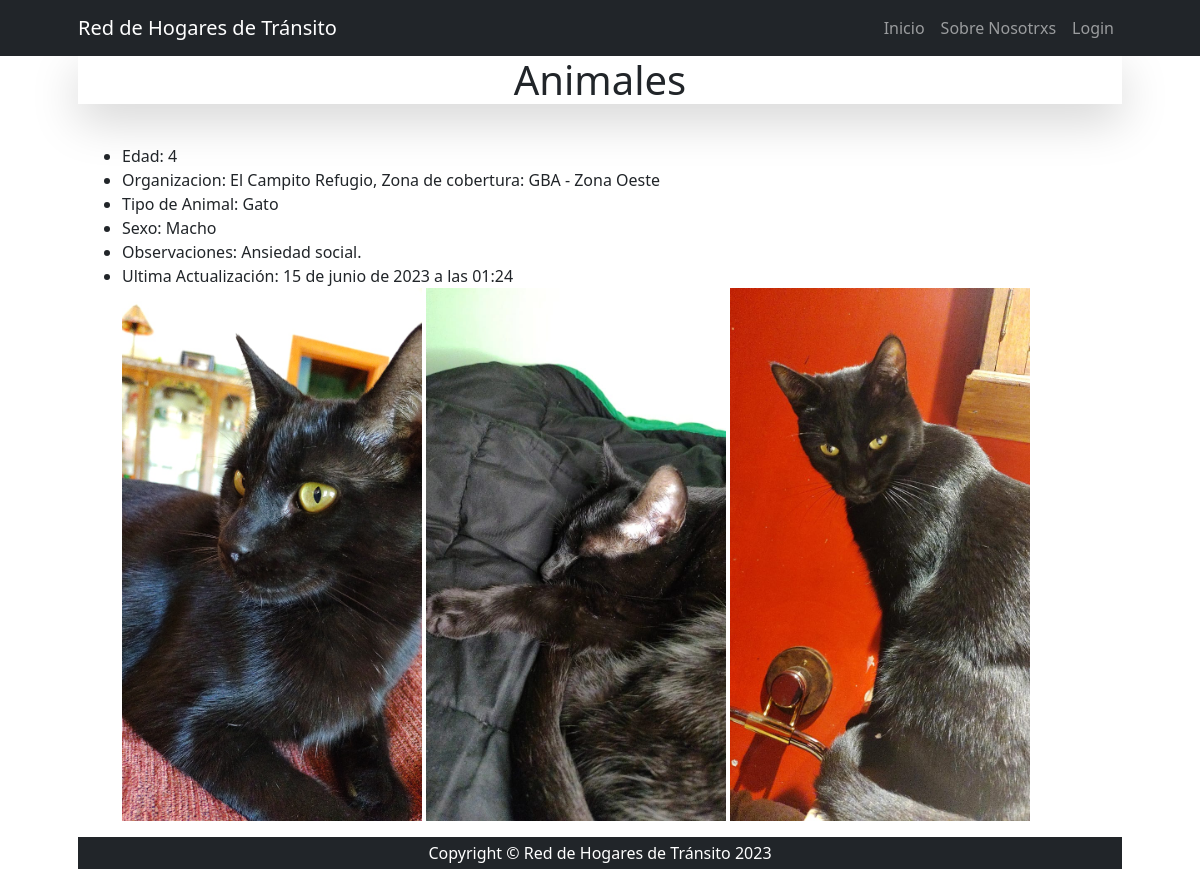
/animal/animal/detail/3, run on the app's committed database.
### apps/animal/models.py (models this page shows, shortened)
class Animal(models.Model):
    APTO_CHOICES = [(False, 'No'), (True, 'Sí')]
    nombre = models.CharField(max_length=30)
    edad = models.IntegerField()
    organizacion_id = models.ForeignKey("organizacion.Organizacion", on_delete=models.SET_NULL, null=True, verbose_name="Organización")
    sexo_id = models.ForeignKey(Sexo, on_delete=models.SET_NULL, null=True)
    tipo_animal_id = models.ForeignKey(TipoAnimal, on_delete=models.SET_NULL, null=True, verbose_name="Tipo de animal")
    observaciones = models.CharField(max_length=1000)
    foto1 = models.ImageField(upload_to='Animales_Fotos', null=True, blank = True)
    foto2 = models.ImageField(upload_to='Animales_Fotos', null=True, blank = True)
    foto3 = models.ImageField(upload_to='Animales_Fotos', null=True, blank = True)
    apto_perros = models.BooleanField(default=False, verbose_name="Apto para hogar con perros", choices=APTO_CHOICES)
    apto_gatos = models.BooleanField(default=False, verbose_name="Apto para hogar con gatos", choices=APTO_CHOICES)
    apto_infantes = models.BooleanField(default=False, verbose_name="Apto para hogar con niños", choices=APTO_CHOICES)
    castradx = models.BooleanField(default=False, verbose_name="Castradx", choices=APTO_CHOICES)
    vacunadx = models.BooleanField(default=False, verbose_name="Vacunadx", choices=APTO_CHOICES)
    fecha_actualizacion = models.DateTimeField(default=timezone.now, editable=False, verbose_name="fecha de actualización")
    class  Meta:
        verbose_name = 'Animal'
        verbose_name_plural = 'Animales'

class TipoAnimal(models.Model):
    TipoAnimal = models.CharField(max_length=30)
    class  Meta:
        verbose_name = 'Tipo de Animal'
        verbose_name_plural = 'Tipos de animales'
    def __str__(self) -> str:
        return self.TipoAnimal

class Sexo(models.Model):
    sexo = models.CharField(max_length=30)
    class  Meta:
        verbose_name = 'Sexo'
        verbose_name_plural = 'Sexos'
    def __str__(self) -> str:
        return self.sexo

### apps/organizacion/models.py (models this page shows)
class Organizacion(models.Model):
    nombre = models.CharField(max_length=30)
    email = models.EmailField()
    telefono = models.CharField(max_length=15)
    direccion = models.CharField(max_length=50)
    region_id = models.ForeignKey(Region, on_delete=models.SET_NULL, null=True)
    avatar = models.ImageField(upload_to='avatars', null=True, blank = True)
    descripcion = models.CharField(max_length=1000, verbose_name="Descripción")
    class  Meta:
        verbose_name = 'organización'
        verbose_name_plural = 'organizaciones'
    def __str__(self) -> str:
        return f"{self.nombre}, Zona de cobertura: {self.region_id} "

class Region(models.Model):
    nombre = models.CharField(max_length=30)
    class  Meta:
        verbose_name = 'Región'
        verbose_name_plural = 'Regiones'
    def __str__(self) -> str:
        return self.nombre

### apps/animal/views.py (the view)
# urls.py: path("animal/detail/<int:pk>", views.AnimalDetail.as_view(), name="animal_detail"),
class AnimalDetail(DetailView):
    model = models.Animal

### apps/animal/templates/animal/animal_detail.html (shortened to what this page needs)
{% extends 'animal/index.html' %}
{% block content_animal %}
    <ul>
        <li>Edad: {{ object.edad }}</li>
        <li>Organizacion: {{ object.organizacion_id }}</li>
        <li>Tipo de Animal: {{ object.tipo_animal_id }}</li>
        <li>Sexo: {{ object.sexo_id }}</li>
        <li>Observaciones: {{ object.observaciones }}</li>
        <li>Ultima Actualización: {{ object.fecha_actualizacion }}</li>
        <img src="{{ object.foto1.url }}" alt="20px" width="300"></li>
        <img src="{{ object.foto2.url }}" alt="20px" width="300"></li>
        <img src="{{ object.foto3.url }}" alt="20px" width="300"></li>
    {% url 'animal:index' as url %}
{% endblock content_animal %}

### data on the page
Animal: edad "4", organizacion_id "El Campito Refugio, Zona de cobertura: GBA - Zona Oeste", tipo_animal_id "Gato", sexo_id "Macho", observaciones "Ansiedad social.", fecha_actualizacion "15 de junio de 2023 a las 01:24", foto1 (picture), foto2 (picture), foto3 (picture)
